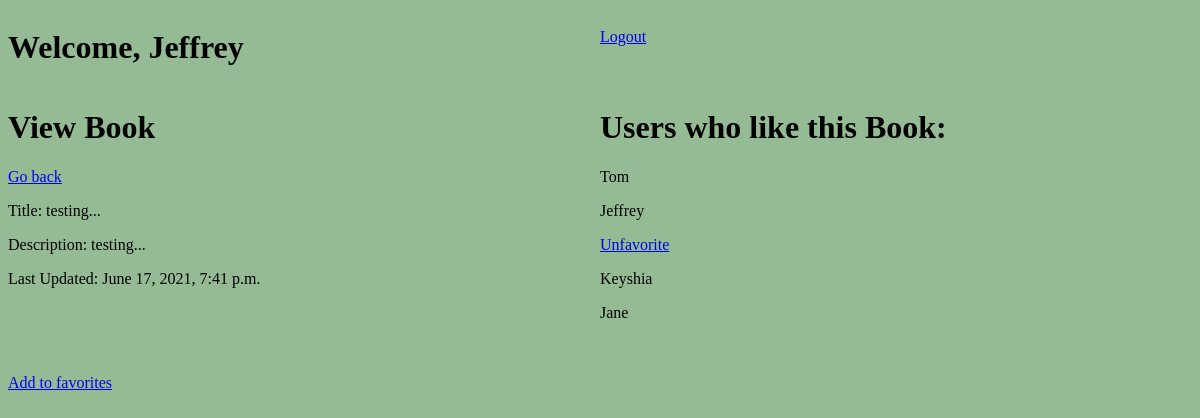
Page /books/1 (signed in) on the committed database.
### favorite_books_app/models.py (models this page shows)
class User(models.Model):
    first_name = models.CharField(max_length=255)
    last_name = models.CharField(max_length=255)
    email = models.EmailField(max_length=255)
    password = models.CharField(max_length=255)
    updated_at = models.DateTimeField(auto_now=True)
    created_at = models.DateTimeField(auto_now_add = True)
    objects = UserManager()

class Book(models.Model):
    title = models.CharField(max_length= 255)
    author = models.CharField(max_length=255)
    description = models.TextField()
    created_at = models.DateTimeField(auto_now_add=True)
    updated_at = models.DateTimeField(auto_now=True)
    upload_status = models.ForeignKey(User, related_name="books", on_delete = models.CASCADE, null = True)
    users = models.ManyToManyField(User, related_name="Books")
    objects = BookManager()

### favorite_books_app/views.py (the view)
# urls.py: path('books/<int:id>', views.books_all),
def books_all(request, id):
    if 'user_id' not in request.session:
        return redirect('/')
    this_user = User.objects.filter(id = request.session['user_id'])
    clicked_book = Book.objects.get(id=id)
    book_likers = clicked_book.users.all()
    context = {
        "current_user" : this_user[0],
        "all_books": Book.objects.all(),
        "clicked_book": clicked_book,
        "book_likers": book_likers,
        }
    return render(request, "view_book.html", context)

### favorite_books_app/templates/view_book.html (shortened to what this page needs)
<!DOCTYPE html>
<html lang = "en">
<head>
    {% load static %}
    <link rel="stylesheet" href="{% static 'background-color.css' %}">
</head>
<body>
    <header id="add-header">
        <h1 id="welcome-add">Welcome, {{ current_user.first_name }}</h1>
        <a id = "logout-add" href="/logout">Logout</a>
    </header>
    <div id="all-books-container">
        <div id="current-book">
            <h1>View Book</h1> <a href= "/books">Go back</a>
            <p>Title: {{ clicked_book.title }}</p>
            <p>Description: {{ clicked_book.description }}</p>
            <p>Last Updated: {{ clicked_book.updated_at }}</p>
        </div>
        <div id="users-view">
            <h1>Users who like this Book:</h1>
            {% for user in book_likers %}
                <p> {{ user.first_name }} </p>
                {% if current_user.first_name == user.first_name %}
                <a href= "/unfavorite/{{ clicked_book.id }}">Unfavorite</a>
                {% endif %}
            {% endfor %}
        </div>
    </div>
    <br><br>
    <a href = "/add_favorite_book/{{ clicked_book.id }} ">Add to favorites</a>
</body>
</html>

### favorite_books_app/static/background-color.css (style rules this page uses)
body { background-color:rgb(148, 187, 148); }
#add-header { display: flex; }
#welcome-add { flex: 1; }
#logout-add { margin-top: 20px; flex: 1; }
#all-books-container { display: flex; }
#current-book { flex: 1; }
#users-view { flex: 1; }

### rows in the picture
User: first_name "Jeffrey"
Book: title "testing...", description "testing...", updated_at "June 17, 2021, 7:41 p.m."
User: first_name "Tom"
User: first_name "Keyshia"
User: first_name "Jane"
